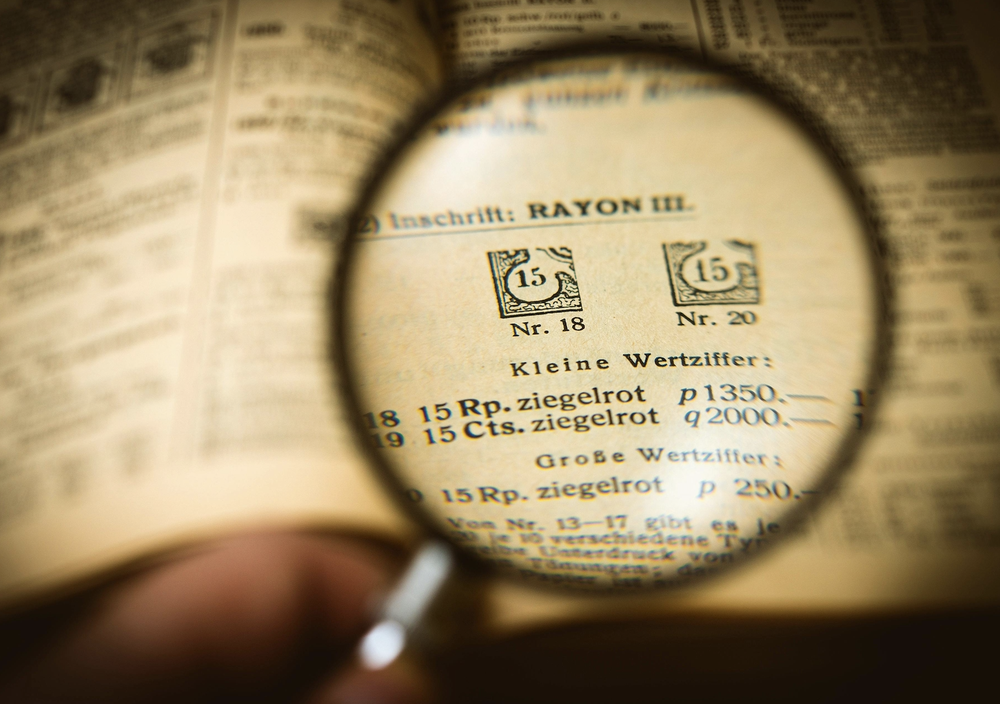
#> input picture pic/detail.png, 1000 x 704 px, shrunk from 1694 x 1192 before the run, found by its file name
$ python threshold.py
#> lines starting #> are read from the running program, lines starting #| are printed output that depends on the picture; after the words box and inside, x2 and y2 are one past the last pixel; in counts of white or black regions, pixels touching at a corner belong together
import cv2 as cv
import matplotlib.pyplot as plt

# 1. 載入彩色圖片並顯示
img = cv.imread('pic/detail.png')
#> img is the input picture: shape (704, 1000, 3); mean B, G, R 99.7, 134.3, 152.8


# 2. 轉成灰階圖
gray = cv.cvtColor(img, cv.COLOR_BGR2GRAY)
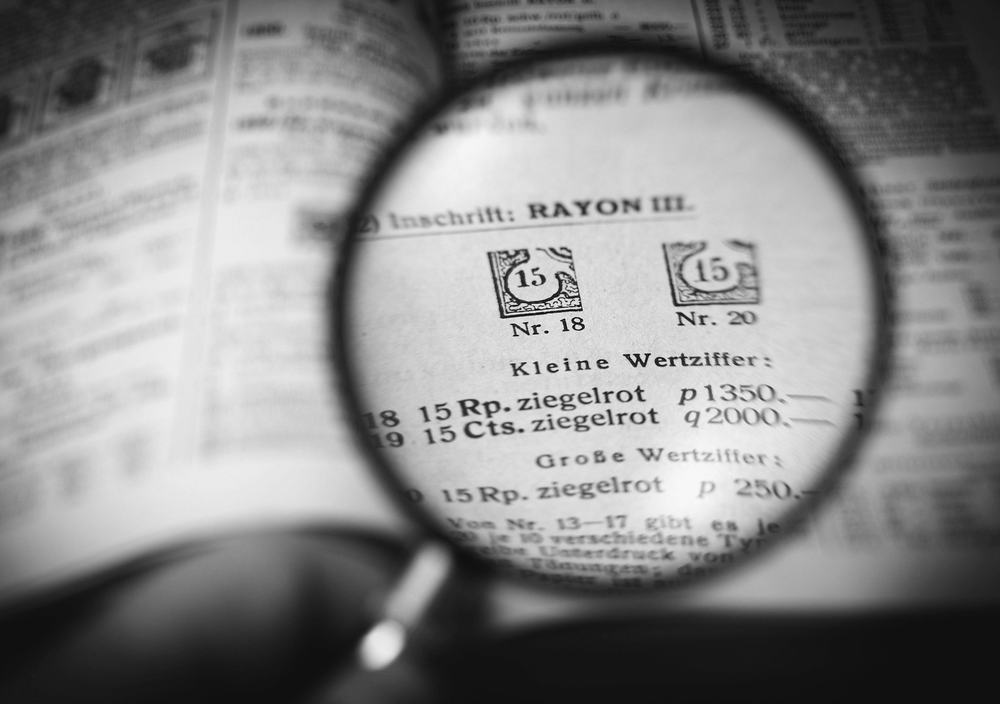
#> gray: shape (704, 1000); min 0, max 252, mean 135.9

# 3. 簡單閾值二值化（正向）
_, thresh = cv.threshold(gray, 150, 255, cv.THRESH_BINARY)
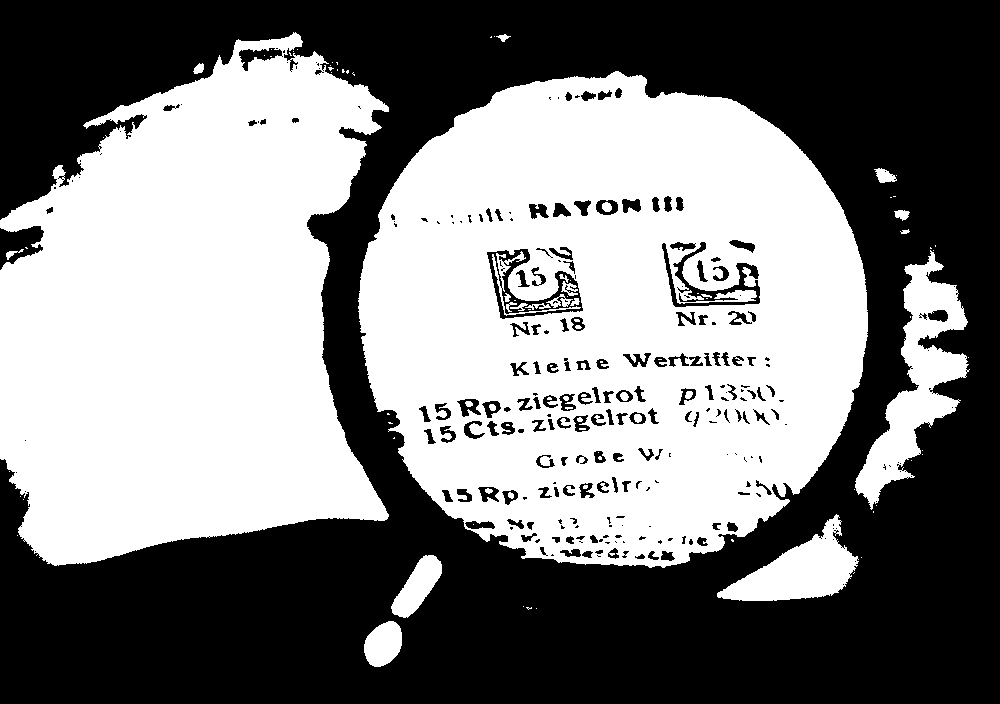
#> thresh: shape (704, 1000); 49.6% white; 101 white regions (68 under 20 px), largest, box (x1, y1, x2, y2) and area: (358, 71, 868, 568) 181523, (0, 32, 389, 566) 146545, (855, 250, 970, 510) 10101

# 4. 簡單閾值二值化（反向）
_, thresh_inv = cv.threshold(gray, 150, 255, cv.THRESH_BINARY_INV)

# 5. 自適應閾值（高斯方法）
adaptive_thresh = cv.adaptiveThreshold(
    gray, 255,
    cv.ADAPTIVE_THRESH_GAUSSIAN_C,
    cv.THRESH_BINARY_INV,
    11, 9
)
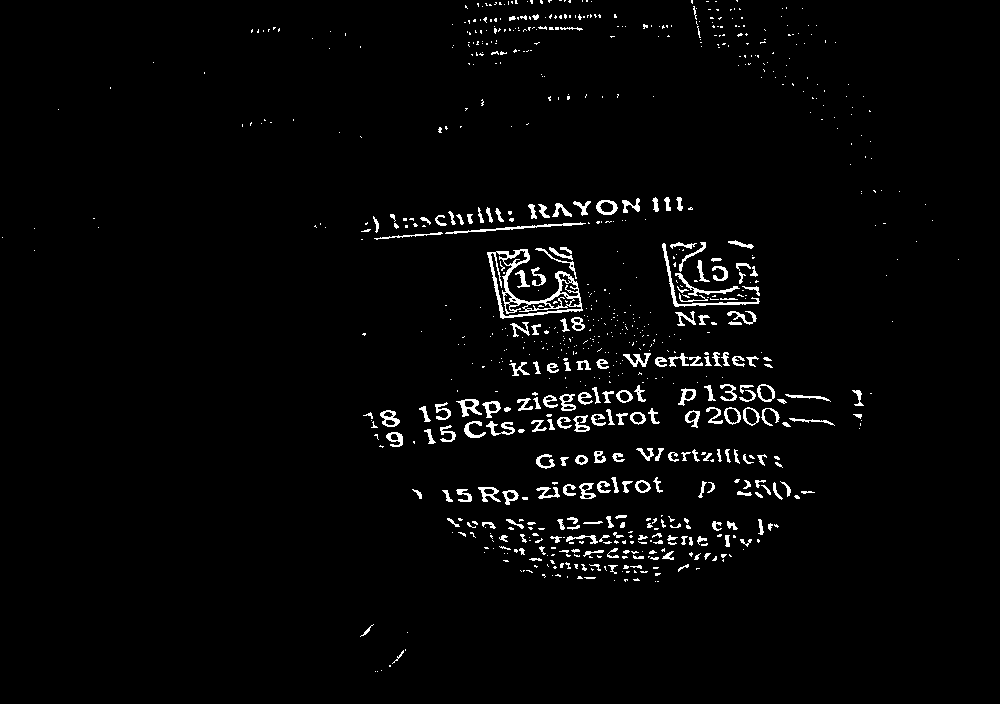
#> adaptive_thresh: shape (704, 1000); 2.6% white in thin lines or dots

# 6. 使用 matplotlib 顯示成一排
images = [img, gray, thresh, thresh_inv, adaptive_thresh]
titles = ['Original (BGR)', 'Gray', 'THRESH_BINARY', 'THRESH_BINARY_INV', 'Adaptive (Gaussian)']

plt.figure(figsize=(15, 4))
for i in range(5):
    plt.subplot(1, 5, i + 1)
    if len(images[i].shape) == 2:
        plt.imshow(images[i], cmap='gray')
    else:
        plt.imshow(cv.cvtColor(images[i], cv.COLOR_BGR2RGB))  # 彩色圖轉換為 RGB
    plt.title(titles[i])
    plt.axis('off')

plt.tight_layout()
plt.waitforbuttonpress()  # 按任意鍵關閉
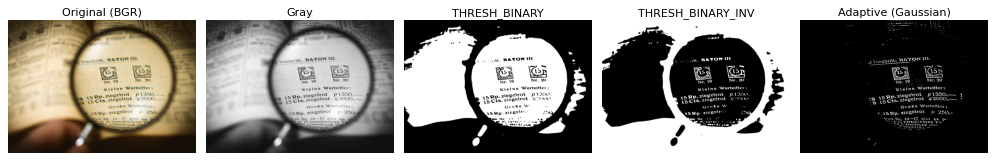
#> figure drawn by matplotlib, 5 panels

$ run again, with pic/bb.png copied over pic/detail.png
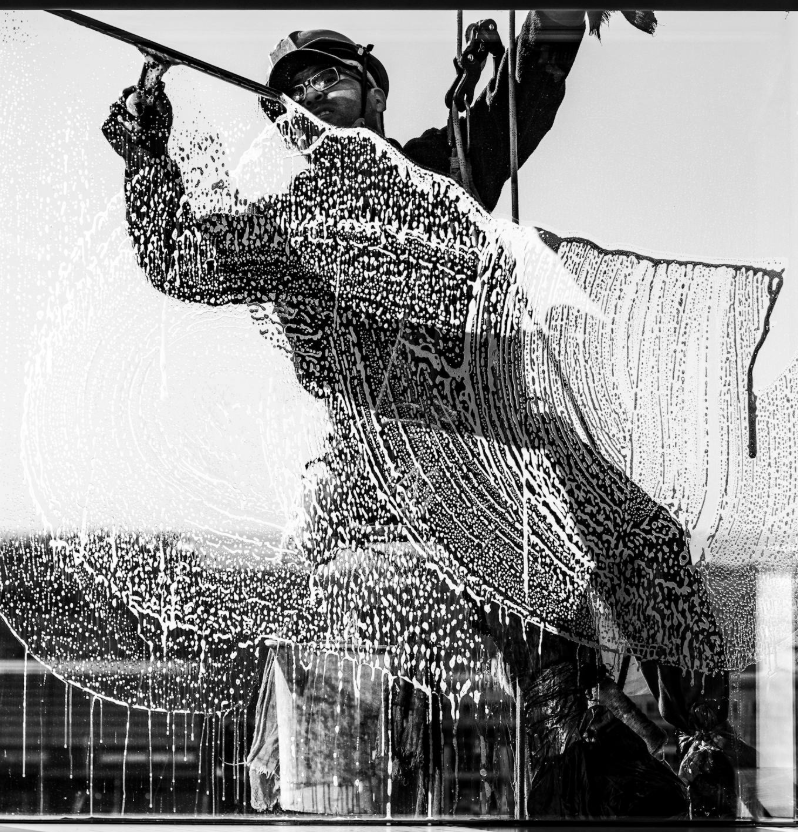
#> input picture pic/bb.png, 798 x 832 px, found by its file name
#> img is the input picture: shape (832, 798, 3); mean B, G, R 142.8, 142.8, 142.8
#> `_, thresh = cv.threshold(gray, 150, 255, cv.THRESH_BINARY)`:
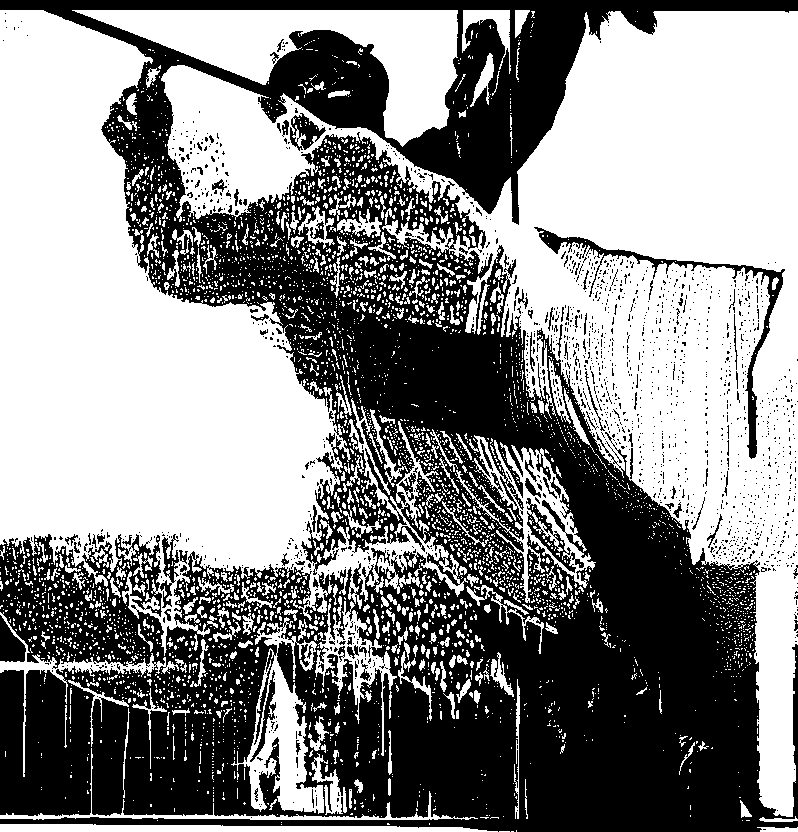
#> thresh: shape (832, 798); 53.5% white; 1649 black regions (1554 under 20 px), largest, box (x1, y1, x2, y2) and area: (0, 0, 798, 832) 293490, (534, 227, 785, 459) 2905, (526, 498, 584, 573) 911
#> `adaptive_thresh = cv.adaptiveThreshold( gray, 255, cv.ADAPTIVE_THRESH_..`:
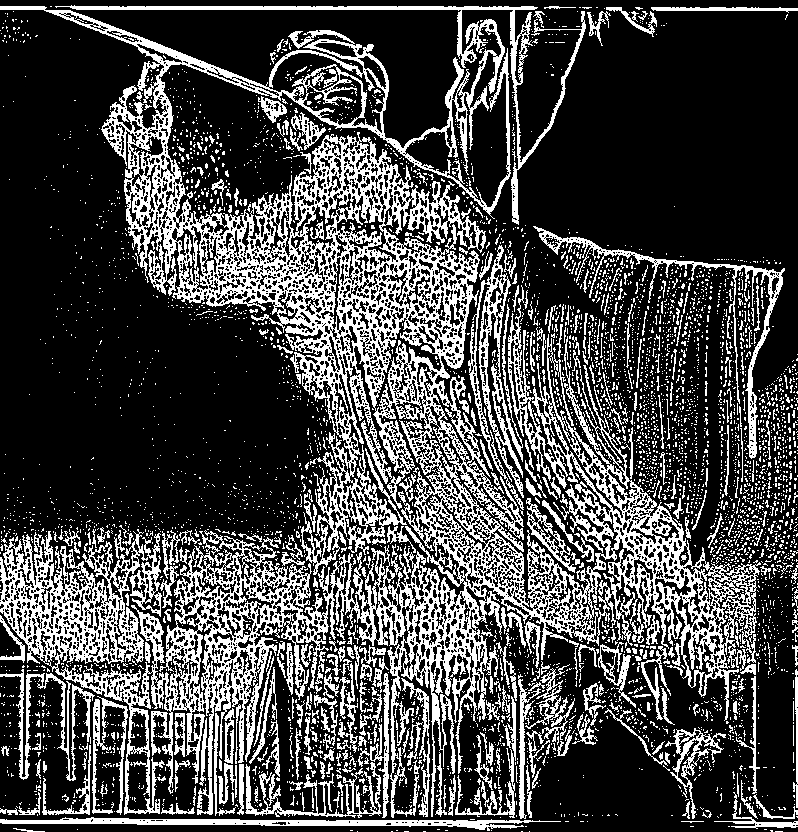
#> adaptive_thresh: shape (832, 798); 28.1% white in thin lines or dots
